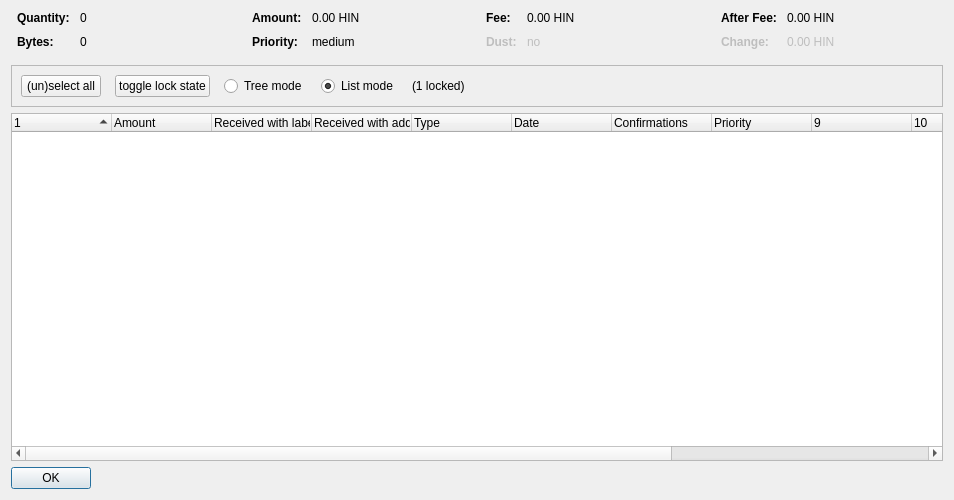
<?xml version="1.0" encoding="UTF-8"?>
<ui version="4.0">
 <class>CoinControlDialog</class>
 <widget class="QDialog" name="CoinControlDialog">
  <property name="geometry">
   <rect>
    <x>0</x>
    <y>0</y>
    <width>954</width>
    <height>500</height>
   </rect>
  </property>
  <property name="windowTitle">
   <string>Coin Selection</string>
  </property>
  <layout class="QVBoxLayout" name="verticalLayout">
   <item>
    <layout class="QHBoxLayout" name="horizontalLayoutTop" stretch="0,0,0,0">
     <property name="topMargin">
      <number>0</number>
     </property>
     <property name="bottomMargin">
      <number>10</number>
     </property>
     <item>
      <layout class="QFormLayout" name="formLayoutCoinControl1">
       <property name="horizontalSpacing">
        <number>10</number>
       </property>
       <property name="verticalSpacing">
        <number>10</number>
       </property>
       <property name="leftMargin">
        <number>6</number>
       </property>
       <property name="rightMargin">
        <number>6</number>
       </property>
       <item row="0" column="0">
        <widget class="QLabel" name="labelCoinControlQuantityText">
         <property name="font">
          <font>
           <weight>75</weight>
           <bold>true</bold>
          </font>
         </property>
         <property name="text">
          <string>Quantity:</string>
         </property>
        </widget>
       </item>
       <item row="0" column="1">
        <widget class="QLabel" name="labelCoinControlQuantity">
         <property name="cursor">
          <cursorShape>IBeamCursor</cursorShape>
         </property>
         <property name="contextMenuPolicy">
          <enum>Qt::ActionsContextMenu</enum>
         </property>
         <property name="text">
          <string notr="true">0</string>
         </property>
         <property name="textInteractionFlags">
          <set>Qt::LinksAccessibleByMouse|Qt::TextSelectableByKeyboard|Qt::TextSelectableByMouse</set>
         </property>
        </widget>
       </item>
       <item row="1" column="0">
        <widget class="QLabel" name="labelCoinControlBytesText">
         <property name="font">
          <font>
           <weight>75</weight>
           <bold>true</bold>
          </font>
         </property>
         <property name="text">
          <string>Bytes:</string>
         </property>
        </widget>
       </item>
       <item row="1" column="1">
        <widget class="QLabel" name="labelCoinControlBytes">
         <property name="cursor">
          <cursorShape>IBeamCursor</cursorShape>
         </property>
         <property name="contextMenuPolicy">
          <enum>Qt::ActionsContextMenu</enum>
         </property>
         <property name="text">
          <string notr="true">0</string>
         </property>
         <property name="textInteractionFlags">
          <set>Qt::LinksAccessibleByMouse|Qt::TextSelectableByKeyboard|Qt::TextSelectableByMouse</set>
         </property>
        </widget>
       </item>
      </layout>
     </item>
     <item>
      <layout class="QFormLayout" name="formLayoutCoinControl2">
       <property name="horizontalSpacing">
        <number>10</number>
       </property>
       <property name="verticalSpacing">
        <number>10</number>
       </property>
       <property name="leftMargin">
        <number>6</number>
       </property>
       <property name="rightMargin">
        <number>6</number>
       </property>
       <item row="0" column="0">
        <widget class="QLabel" name="labelCoinControlAmountText">
         <property name="font">
          <font>
           <weight>75</weight>
           <bold>true</bold>
          </font>
         </property>
         <property name="text">
          <string>Amount:</string>
         </property>
        </widget>
       </item>
       <item row="0" column="1">
        <widget class="QLabel" name="labelCoinControlAmount">
         <property name="cursor">
          <cursorShape>IBeamCursor</cursorShape>
         </property>
         <property name="contextMenuPolicy">
          <enum>Qt::ActionsContextMenu</enum>
         </property>
         <property name="text">
          <string notr="true">0.00 HIN</string>
         </property>
         <property name="textInteractionFlags">
          <set>Qt::LinksAccessibleByMouse|Qt::TextSelectableByKeyboard|Qt::TextSelectableByMouse</set>
         </property>
        </widget>
       </item>
       <item row="1" column="0">
        <widget class="QLabel" name="labelCoinControlPriorityText">
         <property name="font">
          <font>
           <weight>75</weight>
           <bold>true</bold>
          </font>
         </property>
         <property name="text">
          <string>Priority:</string>
         </property>
        </widget>
       </item>
       <item row="1" column="1">
        <widget class="QLabel" name="labelCoinControlPriority">
         <property name="cursor">
          <cursorShape>IBeamCursor</cursorShape>
         </property>
         <property name="contextMenuPolicy">
          <enum>Qt::ActionsContextMenu</enum>
         </property>
         <property name="text">
          <string>medium</string>
         </property>
         <property name="textInteractionFlags">
          <set>Qt::LinksAccessibleByMouse|Qt::TextSelectableByKeyboard|Qt::TextSelectableByMouse</set>
         </property>
        </widget>
       </item>
      </layout>
     </item>
     <item>
      <layout class="QFormLayout" name="formLayoutCoinControl3">
       <property name="horizontalSpacing">
        <number>10</number>
       </property>
       <property name="verticalSpacing">
        <number>10</number>
       </property>
       <property name="leftMargin">
        <number>6</number>
       </property>
       <property name="rightMargin">
        <number>6</number>
       </property>
       <item row="0" column="0">
        <widget class="QLabel" name="labelCoinControlFeeText">
         <property name="font">
          <font>
           <weight>75</weight>
           <bold>true</bold>
          </font>
         </property>
         <property name="text">
          <string>Fee:</string>
         </property>
        </widget>
       </item>
       <item row="0" column="1">
        <widget class="QLabel" name="labelCoinControlFee">
         <property name="cursor">
          <cursorShape>IBeamCursor</cursorShape>
         </property>
         <property name="contextMenuPolicy">
          <enum>Qt::ActionsContextMenu</enum>
         </property>
         <property name="text">
          <string notr="true">0.00 HIN</string>
         </property>
         <property name="textInteractionFlags">
          <set>Qt::LinksAccessibleByMouse|Qt::TextSelectableByKeyboard|Qt::TextSelectableByMouse</set>
         </property>
        </widget>
       </item>
       <item row="1" column="0">
        <widget class="QLabel" name="labelCoinControlLowOutputText">
         <property name="enabled">
          <bool>false</bool>
         </property>
         <property name="font">
          <font>
           <weight>75</weight>
           <bold>true</bold>
          </font>
         </property>
         <property name="text">
          <string>Dust:</string>
         </property>
        </widget>
       </item>
       <item row="1" column="1">
        <widget class="QLabel" name="labelCoinControlLowOutput">
         <property name="enabled">
          <bool>false</bool>
         </property>
         <property name="cursor">
          <cursorShape>IBeamCursor</cursorShape>
         </property>
         <property name="contextMenuPolicy">
          <enum>Qt::ActionsContextMenu</enum>
         </property>
         <property name="text">
          <string>no</string>
         </property>
         <property name="textInteractionFlags">
          <set>Qt::LinksAccessibleByMouse|Qt::TextSelectableByKeyboard|Qt::TextSelectableByMouse</set>
         </property>
        </widget>
       </item>
      </layout>
     </item>
     <item>
      <layout class="QFormLayout" name="formLayoutCoinControl4">
       <property name="horizontalSpacing">
        <number>10</number>
       </property>
       <property name="verticalSpacing">
        <number>10</number>
       </property>
       <property name="leftMargin">
        <number>6</number>
       </property>
       <property name="rightMargin">
        <number>6</number>
       </property>
       <item row="0" column="0">
        <widget class="QLabel" name="labelCoinControlAfterFeeText">
         <property name="font">
          <font>
           <weight>75</weight>
           <bold>true</bold>
          </font>
         </property>
         <property name="text">
          <string>After Fee:</string>
         </property>
        </widget>
       </item>
       <item row="0" column="1">
        <widget class="QLabel" name="labelCoinControlAfterFee">
         <property name="cursor">
          <cursorShape>IBeamCursor</cursorShape>
         </property>
         <property name="contextMenuPolicy">
          <enum>Qt::ActionsContextMenu</enum>
         </property>
         <property name="text">
          <string notr="true">0.00 HIN</string>
         </property>
         <property name="textInteractionFlags">
          <set>Qt::LinksAccessibleByMouse|Qt::TextSelectableByKeyboard|Qt::TextSelectableByMouse</set>
         </property>
        </widget>
       </item>
       <item row="1" column="0">
        <widget class="QLabel" name="labelCoinControlChangeText">
         <property name="enabled">
          <bool>false</bool>
         </property>
         <property name="font">
          <font>
           <weight>75</weight>
           <bold>true</bold>
          </font>
         </property>
         <property name="text">
          <string>Change:</string>
         </property>
        </widget>
       </item>
       <item row="1" column="1">
        <widget class="QLabel" name="labelCoinControlChange">
         <property name="enabled">
          <bool>false</bool>
         </property>
         <property name="cursor">
          <cursorShape>IBeamCursor</cursorShape>
         </property>
         <property name="contextMenuPolicy">
          <enum>Qt::ActionsContextMenu</enum>
         </property>
         <property name="text">
          <string notr="true">0.00 HIN</string>
         </property>
         <property name="textInteractionFlags">
          <set>Qt::LinksAccessibleByMouse|Qt::TextSelectableByKeyboard|Qt::TextSelectableByMouse</set>
         </property>
        </widget>
       </item>
      </layout>
     </item>
    </layout>
   </item>
   <item>
    <widget class="QFrame" name="frame">
     <property name="minimumSize">
      <size>
       <width>0</width>
       <height>40</height>
      </size>
     </property>
     <property name="frameShape">
      <enum>QFrame::StyledPanel</enum>
     </property>
     <property name="frameShadow">
      <enum>QFrame::Sunken</enum>
     </property>
     <layout class="QHBoxLayout" name="horizontalLayout">
      <item>
       <layout class="QHBoxLayout" name="horizontalLayoutPanel" stretch="0,0,0,0,0,0">
        <property name="spacing">
         <number>14</number>
        </property>
        <item>
         <widget class="QPushButton" name="pushButtonSelectAll">
          <property name="sizePolicy">
           <sizepolicy hsizetype="Maximum" vsizetype="Fixed">
            <horstretch>0</horstretch>
            <verstretch>0</verstretch>
           </sizepolicy>
          </property>
          <property name="text">
           <string>(un)select all</string>
          </property>
          <property name="autoDefault">
           <bool>false</bool>
          </property>
         </widget>
        </item>
        <item>
         <widget class="QPushButton" name="pushButtonToggleLock">
          <property name="sizePolicy">
           <sizepolicy hsizetype="Maximum" vsizetype="Fixed">
            <horstretch>0</horstretch>
            <verstretch>0</verstretch>
           </sizepolicy>
          </property>
          <property name="text">
           <string>toggle lock state</string>
          </property>
          <property name="autoDefault">
           <bool>false</bool>
          </property>
         </widget>
        </item>
        <item>
         <widget class="QRadioButton" name="radioTreeMode">
          <property name="sizePolicy">
           <sizepolicy hsizetype="Maximum" vsizetype="Fixed">
            <horstretch>0</horstretch>
            <verstretch>0</verstretch>
           </sizepolicy>
          </property>
          <property name="text">
           <string>Tree mode</string>
          </property>
         </widget>
        </item>
        <item>
         <widget class="QRadioButton" name="radioListMode">
          <property name="sizePolicy">
           <sizepolicy hsizetype="Maximum" vsizetype="Fixed">
            <horstretch>0</horstretch>
            <verstretch>0</verstretch>
           </sizepolicy>
          </property>
          <property name="text">
           <string>List mode</string>
          </property>
          <property name="checked">
           <bool>true</bool>
          </property>
         </widget>
        </item>
        <item>
         <widget class="QLabel" name="labelLocked">
          <property name="text">
           <string>(1 locked)</string>
          </property>
         </widget>
        </item>
        <item>
         <spacer name="horizontalSpacer">
          <property name="orientation">
           <enum>Qt::Horizontal</enum>
          </property>
          <property name="sizeHint" stdset="0">
           <size>
            <width>40</width>
            <height>20</height>
           </size>
          </property>
         </spacer>
        </item>
       </layout>
      </item>
     </layout>
    </widget>
   </item>
   <item>
    <widget class="CoinControlTreeWidget" name="treeWidget">
     <property name="contextMenuPolicy">
      <enum>Qt::CustomContextMenu</enum>
     </property>
     <property name="sortingEnabled">
      <bool>false</bool>
     </property>
     <property name="columnCount">
      <number>13</number>
     </property>
     <attribute name="headerShowSortIndicator" stdset="0">
      <bool>true</bool>
     </attribute>
     <attribute name="headerStretchLastSection">
      <bool>false</bool>
     </attribute>
     <column>
      <property name="text">
       <string/>
      </property>
     </column>
     <column>
      <property name="text">
       <string>Amount</string>
      </property>
     </column>
     <column>
      <property name="text">
       <string>Received with label</string>
      </property>
     </column>
     <column>
      <property name="text">
       <string>Received with address</string>
      </property>
     </column>
     <column>
      <property name="text">
	<string>Type</string>
      </property>
     </column>
     <column>
      <property name="text">	 
       <string>Date</string>
      </property>
     </column>
     <column>
      <property name="text">
       <string>Confirmations</string>
      </property>
      <property name="toolTip">
       <string>Confirmed</string>
      </property>
     </column>
     <column>
      <property name="text">
       <string>Priority</string>
      </property>
     </column>
     <column>
      <property name="text">
       <string/>
      </property>
     </column>
     <column>
      <property name="text">
       <string/>
      </property>
     </column>
     <column>
      <property name="text">
       <string/>
      </property>
     </column>
     <column>
      <property name="text">
       <string/>
      </property>
     </column>
     <column>
      <property name="text">
       <string/>
      </property>
     </column>
    </widget>
   </item>
   <item>
    <widget class="QDialogButtonBox" name="buttonBox">
     <property name="sizePolicy">
      <sizepolicy hsizetype="Maximum" vsizetype="Fixed">
       <horstretch>0</horstretch>
       <verstretch>0</verstretch>
      </sizepolicy>
     </property>
     <property name="orientation">
      <enum>Qt::Horizontal</enum>
     </property>
     <property name="standardButtons">
      <set>QDialogButtonBox::Ok</set>
     </property>
    </widget>
   </item>
  </layout>
 </widget>
 <customwidgets>
  <customwidget>
   <class>CoinControlTreeWidget</class>
   <extends>QTreeWidget</extends>
   <header>coincontroltreewidget.h</header>
  </customwidget>
 </customwidgets>
 <resources/>
 <connections/>
</ui>
